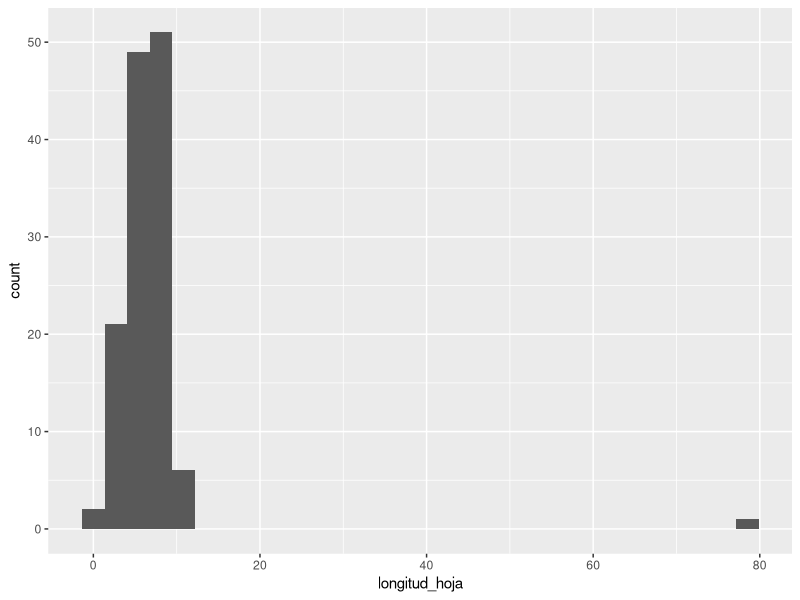
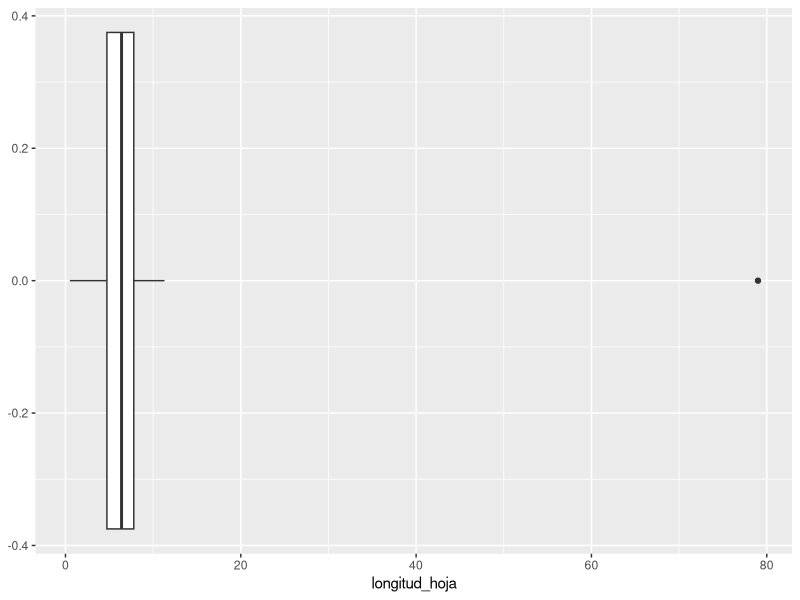
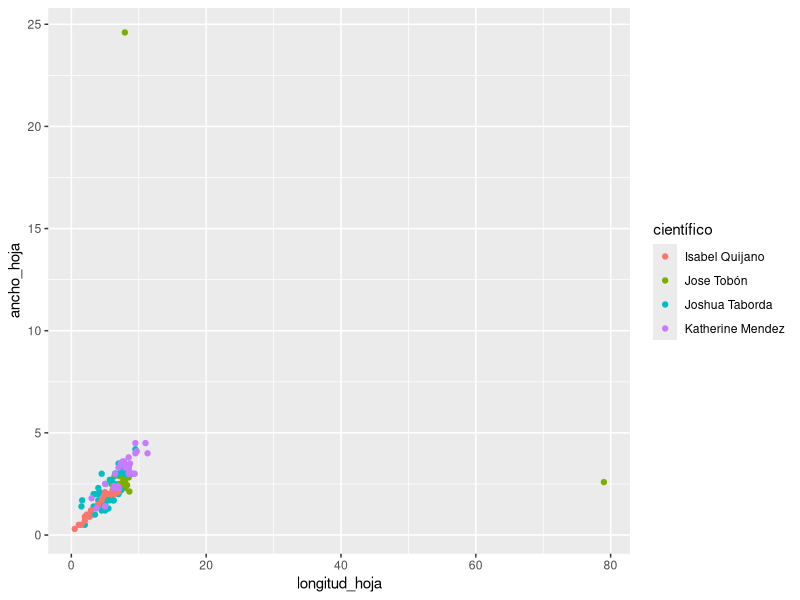

Recreate these plots in R, in order.
## ---- chunk 1
#| echo: true
#| warning: true

library(tidyverse)
## ---- chunk 2
#| echo: true
1 + 2
## ---- chunk 3
#| echo: true
hojas <- read_tsv("../datos/hojas.tsv")
## ---- chunk 4
#| echo: true

ggplot(hojas) +
  geom_histogram(mapping = aes(x = longitud_hoja))
## ---- chunk 5
ggplot(hojas) +
  geom_boxplot(mapping = aes(x = longitud_hoja))
## ---- chunk 6
#| echo: true

ggplot(data = hojas) +
  geom_point(mapping = aes(x = longitud_hoja, y = ancho_hoja, color = científico))
